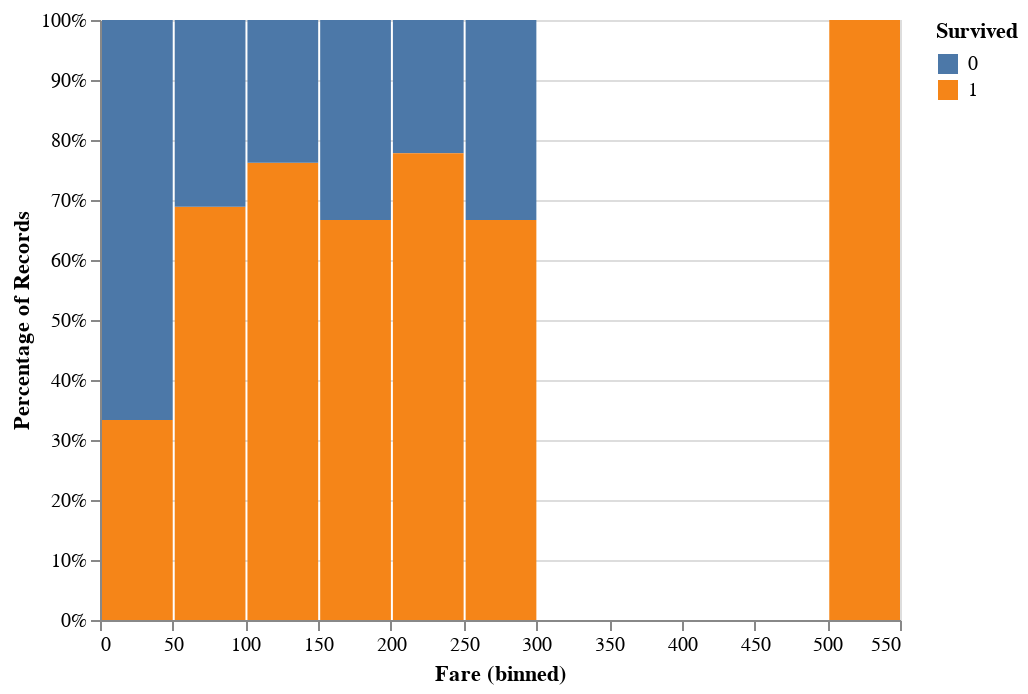

Notebook cell for this chart:
### Markdown cell above
From this we can see that most people who failed to survived are from the 3rd class, whereas those that survived the most are from the 1st class.

Next, let's compare survival rate with the price of the cabin. We create a histogram with the x-axis as the passenger fairs grouped into buckets and the y-axis showing the percentage of passengers in the buckets that survived.

### Code cell
(
    alt.Chart(training_data_selected)
    .mark_bar()
    .encode(
        x= alt.X("Fare", bin=alt.Bin(maxbins=15)),
        y=alt.Y("count()", stack="normalize", axis=alt.Axis(format='%'), title="Percentage of Records"),
        color = 'Survived:N'
    )
)

### Figure 1 — Vega-Lite specification as saved in the notebook (floating-point values rounded to 4 significant figures; data arrays with more than 128 entries replaced by an {"elided": "..."} marker saying what was removed)
{"config": {"view": {"continuousWidth": 400, "continuousHeight": 300}}, "data": {"name": "data-21221ff119bedce9346af1748c061d01"}, "mark": "bar", "encoding": {"color": {"field": "Survived", "type": "nominal"}, "x": {"bin": {"maxbins": 15}, "field": "Fare", "type": "quantitative"}, "y": {"aggregate": "count", "axis": {"format": "%"}, "stack": "normalize", "title": "Percentage of Records", "type": "quantitative"}}, "$schema": "https://vega.github.io/schema/vega-lite/v4.17.0.json", "datasets": {"data-21221ff119bedce9346af1748c061d01": {"elided": "714 records"}}}
